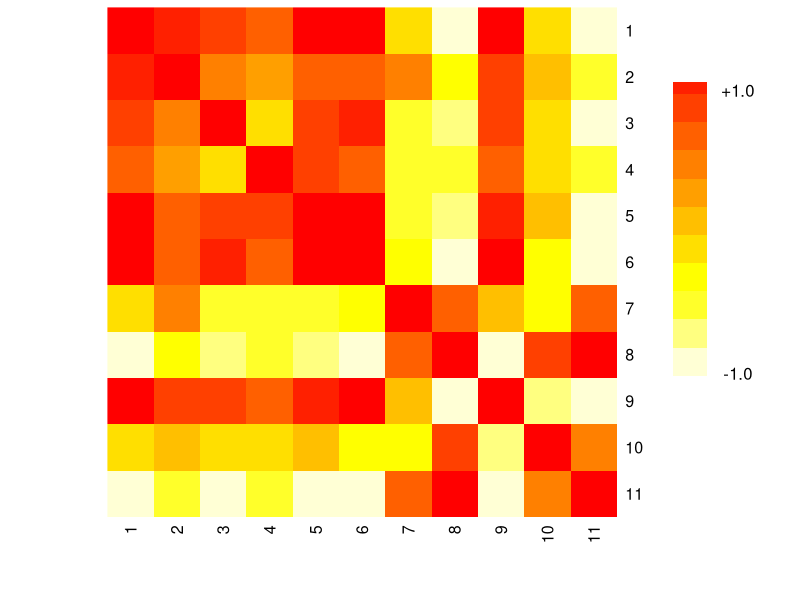

The R source for this figure:
print('file: LookHeatmap.R')
# Anscombe's quartet (1973):
data1 = c(10.0,8.04,10.0,9.14,10.0,7.46,8.0,6.58,
          8.0,  6.95,  8.0, 	8.14,  8.0,  6.77, 	8.0, 	5.76,
          13.0,  7.58, 13.0, 	8.74, 13.0, 12.74, 	8.0, 	7.71,
          9.0,  8.81, 	9.0, 	8.77,  9.0,  7.11, 	8.0, 	8.84,
          11.0,  8.33, 11.0, 	9.26, 11.0,  7.81, 	8.0, 	8.47,
          14.0,  9.96, 14.0, 	8.10, 14.0,  8.84, 	8.0, 	7.04,
          6.0,  7.24, 	6.0, 	6.13,  6.0,  6.08, 	8.0, 	5.25,
          4.0,  4.26, 	4.0, 	3.10,  4.0,  5.39, 19.0, 12.50,
          12.0, 10.84, 12.0, 	9.13, 12.0,  8.15, 	8.0, 	5.56,
          7.0,  4.82, 	7.0, 	7.26,  7.0,  6.42, 	8.0, 	7.91,
          5.0,  5.68, 	5.0, 	4.74,  5.0,  5.73, 	8.0, 	6.89)
M1 = matrix(data=data1,nrow=8,ncol=11)
cm = cor(M1)
nc = 12 # number of colors
hc = heat.colors(n=nc)
hci = hc
for(k in 1:nc) hci[k] = hc[nc+1-k] # inverse order -> dark red for high positive correlations 
# png('HeatmapAnscombe220221.png',width=16,height=12,units='cm',res=300)
heatmap(x=cm,Rowv = NA, Colv = NA,symm = TRUE, revC = TRUE,col=hci)
mystrip = seq(1,nc)
# install.packages('fields')
library(fields) # contains colorbar.plot()
colorbar.plot(0.9,0.7,strip=mystrip,strip.width=0.05,strip.length=0.5,horizontal=FALSE,col=hci)
text(0.97,0.98,'+1.0',col='black')
text(0.97,0.3,'-1.0',col='black')
# dev.off()
# ----------------------------------------------------------------
# Remarks:
# Data input of a vector: data1.
# matrix(data=data1,nrow=8,ncol=11)   arrange data in form of a matrix with 8 rows and 11 columns
# cor()   calculate the correlation matrix; note: correlation matrices are symmetric
# heat.colors()   generate a color palette
# for(k in 1:12) ...    for-loop
# heatmap()   plot heatmap
# colorbar.plot()   plot colorbar (package: 'fields')
# ----------------------------------------------------------------
